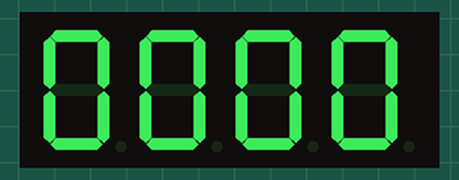
This sketch was run on a simulated Arduino Uno, built with avr-gcc and run on an emulated ATmega328P. Shown: 4-digit seven-segment display. Wiring (inferred from the names in the program): 4-digit 7-segment display, segments lit when HIGH: segments pin 3, pin 4, pin 5, pin 6, pin 7, pin 8, pin 9; digit selects pin 14, pin 15, pin 16, pin 17. The segment pins are drawn as the display they are named for.

Above: at 0.1 s.
At 4.1 s:
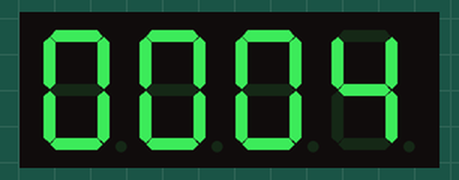
At 9.1 s:
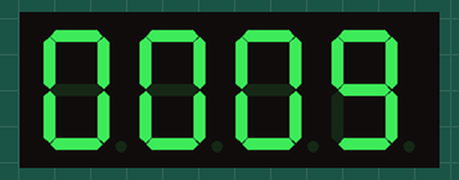
At 19.1 s:
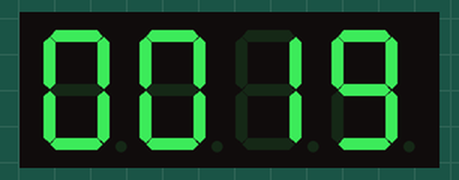
At 28.1 s:
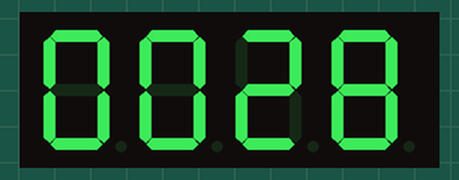
At 38.1 s:
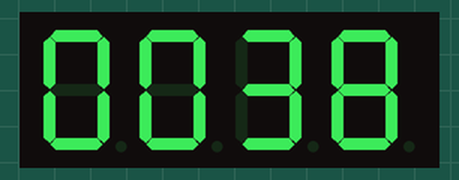

Measured:
- what the display in image 0 shows lasts 1.1 s, from 0.0 s to 1.1 s

The sketch:

LED4x7Segments.ino
```cpp
/*
    LED4x7Segments - lights a number on a 4-digit 7-segment LED display.

    This program drives 4-digit LED Display with common cathode.
    It uses multiplexing - cycling through digits (1, 2, 3, 4).

    The LED Display is connected to digital pins 3..10 of the Arduino UNO.
    Analog PINs (A0, A1, A2, A3) are configured to digital mode and are used
    to emulate commone cathode (GND) for every digit (1..4).

    The program will display a counter updated every second.

    This file is free software; you can redistribute it or modify it.
    Created 25 March 2015 by K.M.
*/

int segA = 3; // top
int segB = 4; // right-top
int segC = 5; // right-bottom
int segD = 6; // bottom
int segE = 7; // left-bottom
int segF = 8; // left-top
int segG = 9; // middle

int digit1 = 14; // common cathode for digit1 (i.e. A0)
int digit2 = 15; // common cathode for digit2 (i.e. A1)
int digit3 = 16; // common cathode for digit3 (i.e. A2)
int digit4 = 17; // common cathode for digit4 (i.e. A3)

static int number = 0;
static int ms = 0;

//==============================================================//
void setup()
{
    pinMode(digit1, OUTPUT);
    pinMode(digit2, OUTPUT);
    pinMode(digit3, OUTPUT);
    pinMode(digit4, OUTPUT);

    pinMode(segA, OUTPUT);
    pinMode(segB, OUTPUT);
    pinMode(segC, OUTPUT);
    pinMode(segD, OUTPUT);
    pinMode(segE, OUTPUT);
    pinMode(segF, OUTPUT);
    pinMode(segG, OUTPUT);
}

//==============================================================//
void loop()
{
    if( millis() / 1000 > ms )
    {
        ms = millis() / 1000;
        if( ++number > 9999 ) number = 0;
    }

    digitalWrite(digit1, LOW);
        drawDigitFast( (number/1000) % 10 );
        delay(2);
        drawDigitFast( -1 );
    digitalWrite(digit1, HIGH);


    digitalWrite(digit2, LOW);
        drawDigitFast( (number/100) % 10 );
        delay(2);
        drawDigitFast( -1 );
    digitalWrite(digit2, HIGH);


    digitalWrite(digit3, LOW);
        drawDigitFast( (number/10) % 10 );
        delay(2);
        drawDigitFast( -1 );
    digitalWrite(digit3, HIGH);


    digitalWrite(digit4, LOW);
        drawDigitFast( number % 10 );
        delay(2);
        drawDigitFast( -1 );
    digitalWrite(digit4, HIGH);
}


//-----------------------------------------------------//
void drawDigitFast(int n)
{
    const byte aPins[8] = {
        segA, segB, segC, segD, segE, segF, segG
    };
    const byte aSegments[11][8] = {
        //  A     B     C     D     E     F     G
        { HIGH, HIGH, HIGH, HIGH, HIGH, HIGH,  LOW }, // 0
        {  LOW, HIGH, HIGH,  LOW,  LOW,  LOW,  LOW }, // 1
        { HIGH, HIGH,  LOW, HIGH, HIGH,  LOW, HIGH }, // 2
        { HIGH, HIGH, HIGH, HIGH,  LOW,  LOW, HIGH }, // 3
        {  LOW, HIGH, HIGH,  LOW,  LOW, HIGH, HIGH }, // 4
        { HIGH,  LOW, HIGH, HIGH,  LOW, HIGH, HIGH }, // 5
        { HIGH,  LOW, HIGH, HIGH, HIGH, HIGH, HIGH }, // 6
        { HIGH, HIGH, HIGH,  LOW,  LOW,  LOW, LOW  }, // 7
        { HIGH, HIGH, HIGH, HIGH, HIGH, HIGH, HIGH }, // 8
        { HIGH, HIGH, HIGH, HIGH,  LOW, HIGH, HIGH }, // 9
        {  LOW,  LOW,  LOW,  LOW,  LOW,  LOW,  LOW }  // all off
    };

    if( n < 0 || n > 10 )
    {
        // all off
        n = 10;
    }

    for( int i = 0; i < 7; i++ )
    {
        digitalWrite( aPins[i], aSegments[n][i] );
    }
}
```
